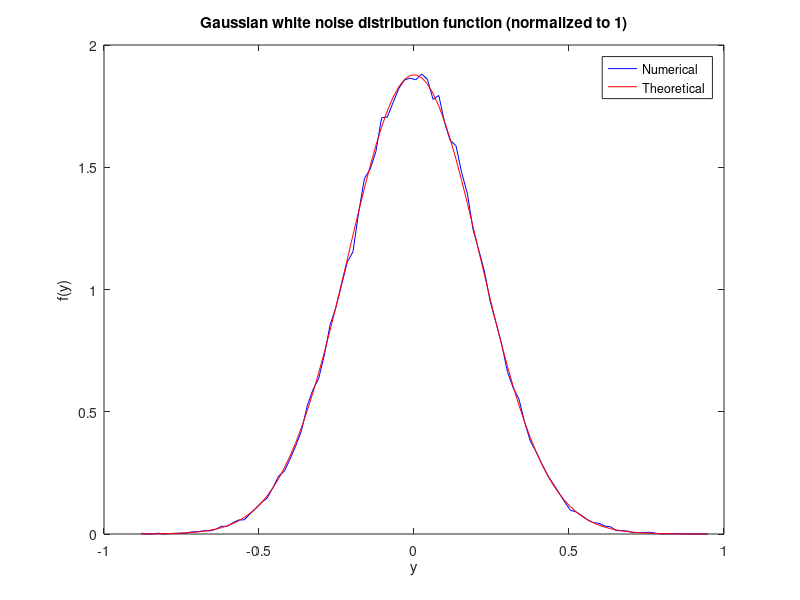

Write the MATLAB code that produced this figure.
function [y] = randg_yp(N,av,fwhm,display_mode)
%
% White gaussian noise generator, with given mean and FWHM values.
%
%   INPUTS: 
%
%       - N: number of trials [1,N]
%       (default = 100000)
%       - av: average value [m,1]
%       (default = 0)
%       - fwhm: fullwidth at half maximum value [m,1]
%       (default = 0.5)
%       - display_mode: display the distribution is > 0 and is the number of bin of the histogram  [1,1]
%       (default = 0)
%
%
%   OUTPUTS: [qe,me,mp,mn,e0,mu0,re,mc2,clum,alpha,kB]
%   
%   - y: white gaussian noise [1,N]
%
% by Yves Peysson <yves.peysson@cea.fr> (CEA/DSM/IRFM) and Joan Decker <joan.decker@cea.fr> (CEA/DSM/IRFM)
%
if nargin == 0, 
    N = 100000;
    av = 0;
    fwhm = 0.5;
    display_mode = 100;
end
%
if nargin == 1, 
    av = 0;
    fwhm = 0.5;
    display_mode = 0;
end
%
if nargin == 2, 
    fwhm = 0.5;
    display_mode = 0;
end
%
if nargin == 3, 
    display_mode = 0;
end
%
fwhm = fwhm(:);
av = av(:);
if size(av) ~= size(fwhm), error('Inconsistent size of av and hwhm in randg_yp.m');end
%
sigma = fwhm/sqrt(2*log(2))/2;%standard deviation
Xsigma = repmat(sigma,[1,N]);
Xav = repmat(av,[1,N]);
%
y = sqrt(-2*log(rand(size(Xav,1),N))).*cos(2*pi*rand(size(Xav,1),N)).*Xsigma + Xav;
%
if nargin == 4,
    if display_mode,
        if display_mode < round(N/100),
            disp(['WARNING: display_mode parameter must exceed be of the order of ',int2str(round(N/100)),' for a correct histogramm.']);
            display_mode = round(N/100);
        else
            disp(['WARNING: not enough trials for drawing a correct histogramm -> display_mode parameter set to zero.']);
            display_mode = 0;
        end
    end
end
%
if display_mode,
    [z,x] = hist(y,display_mode);%display_mode is the number of bin for the histogram
    normz = sum(z)*(x(2)-x(1));
    figure(1),plot(x,z/normz,'b',x,exp(-(x - av).^2/2/sigma^2)/sqrt(2*pi)/sigma,'r');
    norm_th = sum(exp(-(x - av).^2/2/sigma^2))/sqrt(2*pi)/sigma*(x(2)-x(1));
    title('Gaussian white noise distribution function (normalized to 1)')
    xlabel('y');ylabel('f(y)')
    legend('Numerical','Theoretical')
    hold off
end
